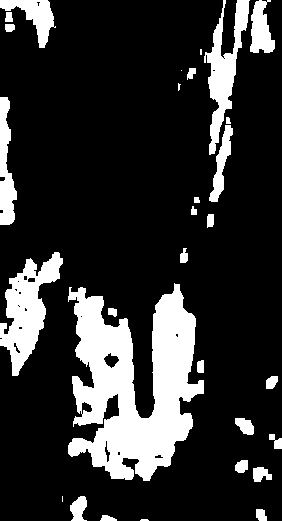
#> input picture data/abscess/raw/lesion_segmented/lesion_mask_L11_clahe_sigmoid.png, 282 x 521 px; its folder holds only this picture in this run
$ python lesion_postprocess.py
#> lines starting #> are read from the running program, lines starting #| are printed output that depends on the picture; after the words box and inside, x2 and y2 are one past the last pixel; in counts of white or black regions, pixels touching at a corner belong together
"""
lesion_postprocess.py
─────────────────────
Post-processes the lesion masks generated by lesion_segmentation.py.
It ensures the lesion is a single continuous white area, fills small black holes,
and removes isolated white regions outside the main lesion.

Input  : lesion_mask_*.png from data/abscess/raw/lesion_segmented/
Output : lesion_mask_*.png into data/abscess/raw/lesion_postprocessed/
"""

import os
import sys
import cv2
import numpy as np
from skimage.segmentation import morphological_chan_vese

sys.path.append(os.path.dirname(os.path.abspath(__file__)))
from tooth_orientation import get_tooth_midpoints_and_axis

# ─────────────────────────────────────────────────────────────────────────────
# Configuration
# ─────────────────────────────────────────────────────────────────────────────
INPUT_DIR  = '../../../data/abscess/raw/lesion_segmented'
OUTPUT_DIR = '../../../data/abscess/raw/lesion_postprocessed'
CROUN_CROP_DIR = '../../../data/abscess/raw/croun_crops'
DEBUG_DIR = os.path.join(OUTPUT_DIR, 'debug')

os.makedirs(OUTPUT_DIR, exist_ok=True)
os.makedirs(DEBUG_DIR, exist_ok=True)

# ── Candidate scoring weights ───────────────────────────────────────────────
# Which connected component (of the post-closing binary mask) is "the lesion"?
# Empirically tuned against 57 hand-corrected ground-truth masks. Area stays
# the dominant term (as it effectively was under the old "largest component"
# rule, which does get it right most of the time): a *strong* position prior
# was tried first (W_POSITION=0.55, zone sigma matched to the GT centroid
# std) and made results WORSE (mean Dice dropped from the 0.549 baseline to
# 0.486) — the true lesion's position varies enormously across this dataset
# (normalized y ranges from 0.07 to 0.77 of crop height, since crops always
# extend to the image's bottom edge regardless of how much extra jawbone that
# includes below the root), so a confident global center-prior mainly ends up
# preferring small, well-centered specks (often PDL/root-canal fragments)
# over the true, possibly off-center lesion blob. Kept as a light tie-break
# (W_POSITION=0.15) it nets positive; the axis-penalty term is what actually
# targets the diagnosed PDL/root-canal-line failure mode (thin components
# aligned with the tooth's own axis).
MIN_COMPONENT_AREA_RATIO = 0.0005   # drop specks below this fraction of crop area
W_AREA          = 0.35
W_COMPACTNESS   = 0.15
W_SOLIDITY      = 0.10
W_BLOBBINESS    = 0.10
W_POSITION      = 0.15
W_AXIS_PENALTY  = 0.25   # SUBTRACTED: penalizes thin components running
                          # parallel to the tooth axis (PDL / root-canal line)

# Periapical-zone prior, in normalized [0,1] crop coordinates (same coordinate
# space FCM's spatial features use). Center is the empirical centroid of all
# 57 corrected ground-truth masks (mean/median ~0.50, 0.50 — i.e. the crop's
# geometric center, not near the bottom as originally assumed). Sigma is
# intentionally tight (matching the observed std) rather than loosened
# further — loosening it to be more "forgiving" was tried and scored worse,
# since position is only meant to be a weak tie-break here, not a wide net.
ZONE_X_DEFAULT   = 0.50
ZONE_Y_DEFAULT   = 0.50
ZONE_SIGMA_X     = 0.15
ZONE_SIGMA_Y     = 0.22
MIN_AXIS_FIT_POINTS = 15   # below this many row-midpoints, distrust the fitted axis

# ── Boundary refinement (Chan-Vese, seeded from the chosen hard mask) ───────
# Chan-Vese fits local mean intensity inside vs. outside the contour, which
# matches how lesion vs. bone differ in these single-channel radiographs
# (GrabCut's color-GMM model has nothing to grab onto here). It's also
# deterministic and directly seedable via init_level_set, unlike GrabCut's
# randomized GMM init.
APPLY_BOUNDARY_REFINEMENT = True
CHANVESE_NUM_ITER  = 12
CHANVESE_SMOOTHING = 1
CHANVESE_LAMBDA1   = 1
CHANVESE_LAMBDA2   = 1


def _estimate_periapical_zone(crop_img, shape):
    """
    Estimate the expected lesion zone as normalized (zx, zy) in [0,1] crop
    coordinates, plus the tooth's long-axis direction if it could be fitted.

    Tries the per-image root axis (tooth_orientation.get_tooth_midpoints_and_axis)
    first, projecting it to the empirically-calibrated target y-ratio; falls
    back to the global empirical center whenever the axis can't be trusted
    (missing crop, blank/near-blank alpha, too few row-midpoints).
    """
    h, w = shape
    midpoints, line_params = None, None
    if crop_img is not None:
        midpoints, line_params, _angle = get_tooth_midpoints_and_axis(
            crop_img, middle_region_ratio=0.6)

    if midpoints and line_params and len(midpoints) >= MIN_AXIS_FIT_POINTS:
        vx, vy, x0, y0 = line_params
        target_y = h * ZONE_Y_DEFAULT
        if abs(vy) > 1e-6:
            zx = x0 + vx * (target_y - y0) / vy
        else:
            zx = x0
        zx_norm = float(np.clip(zx / max(w - 1, 1), 0.0, 1.0))
        return (zx_norm, ZONE_Y_DEFAULT), (vx, vy)

    return (ZONE_X_DEFAULT, ZONE_Y_DEFAULT), None


def _shape_descriptors(component_mask):
    """Compactness / solidity / elongation descriptors for one component mask."""
    contours, _ = cv2.findContours(component_mask, cv2.RETR_EXTERNAL, cv2.CHAIN_APPROX_SIMPLE)
    if not contours:
        return None
    contour = max(contours, key=cv2.contourArea)
    area = cv2.contourArea(contour)
    perimeter = cv2.arcLength(contour, True)
    compactness = min((4 * np.pi * area / (perimeter ** 2)) if perimeter > 1e-6 else 0.0, 1.0)

    if len(contour) >= 3:
        hull = cv2.convexHull(contour)
        hull_area = cv2.contourArea(hull)
        solidity = (area / hull_area) if hull_area > 1e-6 else 1.0
    else:
        solidity = 1.0

    axis_dir = None
    elongation_penalty = 0.0
    if len(contour) >= 2:
        rect = cv2.minAreaRect(contour)
        (rw, rh) = rect[1]
        if max(rw, rh) > 1e-6:
            elongation_penalty = 1.0 - (min(rw, rh) / max(rw, rh))
            box = cv2.boxPoints(rect)
            edge1 = box[1] - box[0]
            edge2 = box[2] - box[1]
            long_edge = edge1 if np.linalg.norm(edge1) >= np.linalg.norm(edge2) else edge2
            norm = np.linalg.norm(long_edge)
            if norm > 1e-6:
                axis_dir = long_edge / norm

    return {
        'area': area, 'perimeter': perimeter, 'compactness': compactness,
        'solidity': solidity, 'elongation_penalty': elongation_penalty,
        'axis_dir': axis_dir,
    }


def _score_candidates(labels, stats, num_labels, zone_norm, tooth_axis_vec, image_shape):
    """Score every connected component and return (winning_label_or_None, scored_list)."""
    h, w = image_shape
    zx, zy = zone_norm[0] * w, zone_norm[1] * h
    sigma_x, sigma_y = ZONE_SIGMA_X * w, ZONE_SIGMA_Y * h
    crop_area = h * w

    def _build_candidates(min_area_ratio):
        cands = []
        for lbl in range(1, num_labels):
            area = stats[lbl, cv2.CC_STAT_AREA]
            if area / crop_area < min_area_ratio:
                continue
            comp_mask = (labels == lbl).astype(np.uint8) * 255
            desc = _shape_descriptors(comp_mask)
            if desc is None:
                continue
            cx = stats[lbl, cv2.CC_STAT_LEFT] + stats[lbl, cv2.CC_STAT_WIDTH] / 2.0
            cy = stats[lbl, cv2.CC_STAT_TOP]  + stats[lbl, cv2.CC_STAT_HEIGHT] / 2.0
            cands.append((lbl, area, desc, cx, cy))
        return cands

    raw_candidates = _build_candidates(MIN_COMPONENT_AREA_RATIO)
    if not raw_candidates:
        # Every component was tiny — never discard the only real region just
        # because it's small; fall back to an unfiltered pass.
        raw_candidates = _build_candidates(0.0)
    if not raw_candidates:
        return None, []

    max_area = max(c[1] for c in raw_candidates)
    scored = []
    for lbl, area, desc, cx, cy in raw_candidates:
        # Linear ratio to the biggest candidate. A sub-linear (sqrt) ratio
        # combined with a higher W_POSITION was tried, specifically to fix
        # cases like L11 where the true lesion is correctly isolated as its
        # own (smaller) component but a larger unrelated trabecular-bone
        # blob elsewhere still wins on raw size — that fixed L11-style cases
        # individually, but net-regressed the full 57-sample aggregate
        # (Dice 0.564 -> 0.490), because on most other samples "biggest" is
        # actually the right call and a stronger position pull increases the
        # rate of picking wrong small blobs. Left as linear + a light
        # position tie-break, which scored best overall.
        area_score = area / max_area if max_area > 0 else 0.0
        pos_dist_sq = ((cx - zx) ** 2) / (2 * sigma_x ** 2) + ((cy - zy) ** 2) / (2 * sigma_y ** 2)
        position_score = np.exp(-pos_dist_sq)

        alignment = 0.0
        if tooth_axis_vec is not None and desc['axis_dir'] is not None:
            tv = np.array(tooth_axis_vec, dtype=np.float64)
            tv_norm = np.linalg.norm(tv)
            if tv_norm > 1e-9:
                tv = tv / tv_norm
                alignment = abs(float(np.dot(tv, desc['axis_dir'])))

        axis_penalty_term = desc['elongation_penalty'] * alignment

        total = (W_AREA * area_score
                 + W_COMPACTNESS * desc['compactness']
                 + W_SOLIDITY * desc['solidity']
                 + W_BLOBBINESS * (1 - desc['elongation_penalty'])
                 + W_POSITION * position_score
                 - W_AXIS_PENALTY * axis_penalty_term)

        scored.append({
            'label': lbl, 'area': area, 'compactness': desc['compactness'],
            'solidity': desc['solidity'], 'elongation_penalty': desc['elongation_penalty'],
            'alignment': alignment, 'position_score': position_score,
            'total_score': total, 'centroid': (cx, cy),
        })

    best = max(scored, key=lambda c: c['total_score'])
    return best['label'], scored


def _refine_boundary(hard_mask, crop_img):
    """Snap the hard mask's boundary to the local intensity contrast via
    Chan-Vese, seeded from the mask itself. Reverts to the input mask if
    refinement empties it out or crop_img is unavailable."""
    if crop_img is None or not hard_mask.any():
        return hard_mask

    if len(crop_img.shape) == 3 and crop_img.shape[2] == 4:
        alpha = crop_img[:, :, 3]
        gray = cv2.cvtColor(crop_img[:, :, :3], cv2.COLOR_BGR2GRAY)
    elif len(crop_img.shape) == 3:
        alpha = None
        gray = cv2.cvtColor(crop_img, cv2.COLOR_BGR2GRAY)
    else:
        alpha = None
        gray = crop_img

    if gray.shape != hard_mask.shape:
        gray = cv2.resize(gray, (hard_mask.shape[1], hard_mask.shape[0]))
        if alpha is not None:
            alpha = cv2.resize(alpha, (hard_mask.shape[1], hard_mask.shape[0]),
                                interpolation=cv2.INTER_NEAREST)

    image_float = gray.astype(np.float64) / 255.0
    init_ls = hard_mask > 127

    refined = morphological_chan_vese(
        image_float, num_iter=CHANVESE_NUM_ITER, init_level_set=init_ls,
        smoothing=CHANVESE_SMOOTHING, lambda1=CHANVESE_LAMBDA1, lambda2=CHANVESE_LAMBDA2
    )
    refined_mask = (refined > 0).astype(np.uint8) * 255

    if alpha is not None:
        refined_mask[alpha == 0] = 0

    # Active contours can fragment or leave holes — re-collapse to the
    # largest resulting component and fill holes, same technique as above.
    n2, lbl2, stats2, _ = cv2.connectedComponentsWithStats(refined_mask, connectivity=8)
    if n2 > 1:
        best2 = 1 + np.argmax(stats2[1:, cv2.CC_STAT_AREA])
        refined_mask = (lbl2 == best2).astype(np.uint8) * 255
        contours2, _ = cv2.findContours(refined_mask, cv2.RETR_EXTERNAL, cv2.CHAIN_APPROX_SIMPLE)
        filled2 = np.zeros_like(refined_mask)
        if contours2:
            cv2.drawContours(filled2, contours2, -1, 255, thickness=cv2.FILLED)
        refined_mask = filled2
    else:
        refined_mask = hard_mask   # refinement wiped everything out — keep prior mask

    return refined_mask


def _save_candidate_debug_image(labels, num_labels, scored, zone_norm, tooth_axis_vec,
                                 crop_img, image_shape, winning_label, out_path):
    """Debug visualization: each component tinted, scores annotated, zone/axis
    drawn, winner outlined in green."""
    h, w = image_shape
    if crop_img is not None:
        if len(crop_img.shape) == 3 and crop_img.shape[2] == 4:
            gray = cv2.cvtColor(crop_img[:, :, :3], cv2.COLOR_BGR2GRAY)
        elif len(crop_img.shape) == 3:
            gray = cv2.cvtColor(crop_img, cv2.COLOR_BGR2GRAY)
        else:
            gray = crop_img
        if gray.shape != (h, w):
            gray = cv2.resize(gray, (w, h))
        vis = cv2.cvtColor(gray, cv2.COLOR_GRAY2BGR)
    else:
        vis = np.zeros((h, w, 3), dtype=np.uint8)

    rng = np.random.default_rng(0)
    for lbl in range(1, num_labels):
        color = tuple(int(c) for c in rng.integers(60, 255, size=3))
        vis[labels == lbl] = (vis[labels == lbl] * 0.4 + np.array(color) * 0.6).astype(np.uint8)

    zx, zy = int(zone_norm[0] * w), int(zone_norm[1] * h)
    cv2.drawMarker(vis, (zx, zy), (0, 255, 255), cv2.MARKER_CROSS, 20, 2)
    if tooth_axis_vec is not None:
        vx, vy = tooth_axis_vec
        p1 = (int(zx - vx * h), int(zy - vy * h))
        p2 = (int(zx + vx * h), int(zy + vy * h))
        cv2.line(vis, p1, p2, (255, 0, 255), 1)

    for s in scored:
        cx, cy = int(s['centroid'][0]), int(s['centroid'][1])
        txt = f"{s['total_score']:.2f}"
        color = (0, 255, 0) if s['label'] == winning_label else (200, 200, 200)
        cv2.putText(vis, txt, (cx - 15, cy), cv2.FONT_HERSHEY_SIMPLEX, 0.4, color, 1)

    if winning_label is not None:
        winner_mask = (labels == winning_label).astype(np.uint8) * 255
        contours, _ = cv2.findContours(winner_mask, cv2.RETR_EXTERNAL, cv2.CHAIN_APPROX_SIMPLE)
        cv2.drawContours(vis, contours, -1, (0, 255, 0), 2)

    cv2.imwrite(out_path, vis)


def postprocess_mask(mask_path: str, filename: str) -> None:
#> called with filename = 'lesion_mask_L11_clahe_sigmoid.png'
    print(f"\nProcessing: {filename}")

    # Read the binary mask (grayscale)
    lesion_mask = cv2.imread(mask_path, cv2.IMREAD_GRAYSCALE)
#> lesion_mask: shape (521, 282); 18.6% white; 30 white regions (5 under 20 px), largest, box (x1, y1, x2, y2) and area: (68, 283, 204, 481) 15293, (0, 252, 63, 376) 3521, (204, 0, 250, 155) 2552
    if lesion_mask is None:
        print(f"  [WARN] Could not read {mask_path} — skipping.")
        return

    # Ensure it's strictly binary
    _, lesion_mask = cv2.threshold(lesion_mask, 127, 255, cv2.THRESH_BINARY)

    # ── Post-processing to create a single continuous region ──────────────────
    # 1. Fill small black holes inside the lesion (Morphological Closing)
    kernel = cv2.getStructuringElement(cv2.MORPH_ELLIPSE, (5, 5))
    lesion_mask = cv2.morphologyEx(lesion_mask, cv2.MORPH_CLOSE, kernel, iterations=3)
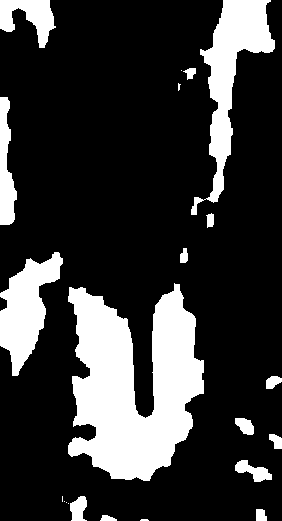
#> lesion_mask: shape (521, 282); 21.3% white; 22 white regions (7 under 20 px), largest, box (x1, y1, x2, y2) and area: (68, 283, 204, 481) 17127, (191, 0, 275, 215) 5626, (0, 252, 63, 376) 3931

    # Load the matching croun_crop once — needed for zone/axis estimation,
    # boundary refinement, AND the final overlay (reused for all three).
    orig_filename = filename.replace("lesion_mask_", "")
    orig_path = os.path.join(CROUN_CROP_DIR, orig_filename)
    crop_img = cv2.imread(orig_path, cv2.IMREAD_UNCHANGED) if os.path.exists(orig_path) else None

    zone_norm, axis_vec = _estimate_periapical_zone(crop_img, lesion_mask.shape)

    # 2. Pick the lesion candidate via shape + position scoring instead of
    #    blindly taking the largest connected component (see W_* weights above).
    num_labels, labels, stats, _centroids = cv2.connectedComponentsWithStats(lesion_mask, connectivity=8)
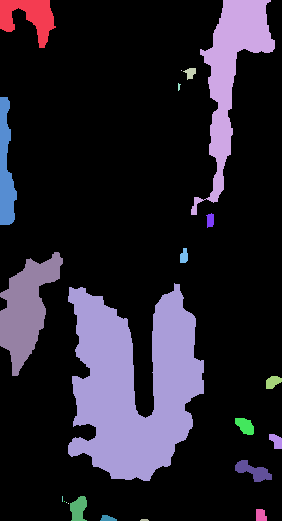
#> labels: shape (521, 282) int32; 23 distinct labels, from 0 to 22; one colour per label, 0 black
#> num_labels = 23; stats = 23 rows, first 6: [0, 0, 282, 521, 115675], [0, 0, 56, 48, 1428], [191, 0, 84, 215, 5626], [183, 68, 13, 12, 92], [181, 70, 1, 1, 1], [178, 83, 3, 8, 15]
    if num_labels > 1:
        winning_label, scored = _score_candidates(
            labels, stats, num_labels, zone_norm, axis_vec, lesion_mask.shape)
#> winning_label = 10; scored = 14 items
        lesion_mask = ((labels == winning_label).astype(np.uint8) * 255
                       if winning_label is not None else np.zeros_like(lesion_mask))
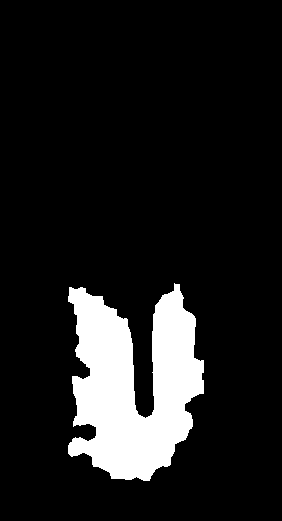
#> lesion_mask: shape (521, 282); 11.7% white; 1 white region
    else:
        lesion_mask = np.zeros_like(lesion_mask)
        winning_label, scored = None, []

    # 3. Fill any remaining holes inside the chosen component
    # cv2.RETR_EXTERNAL only retrieves the extreme outer contours.
    contours, _ = cv2.findContours(lesion_mask, cv2.RETR_EXTERNAL, cv2.CHAIN_APPROX_SIMPLE)
#> contours = 1 contour; box (x1, y1, x2, y2) and area: (68, 283, 204, 481) 16678
    lesion_mask_filled = np.zeros_like(lesion_mask)
    if contours:
        cv2.drawContours(lesion_mask_filled, contours, -1, 255, thickness=cv2.FILLED)
    lesion_mask = lesion_mask_filled

    # Debug artifacts (kept in a subfolder so restore_lesion_masks.py's
    # unfiltered directory listing never mistakes these for real masks)
    if num_labels > 1:
        _save_candidate_debug_image(
            labels, num_labels, scored, zone_norm, axis_vec, crop_img,
            lesion_mask.shape, winning_label,
            os.path.join(DEBUG_DIR, f"candidates_{filename}"))
#> after the loop in _save_candidate_debug_image, `for lbl in range(1, num_labels):`:
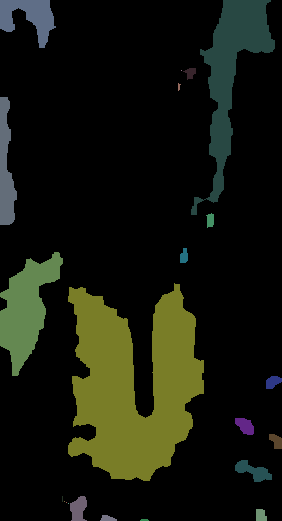
#> vis: shape (521, 282, 3); mean of channels 0, 1, 2 13, 24.1, 21.1; drawn as B, G, R
#> in _save_candidate_debug_image, `cv2.drawMarker(vis, (zx, zy), (0, 255, 255), cv2.MARKER_CROSS, 20, 2)`:
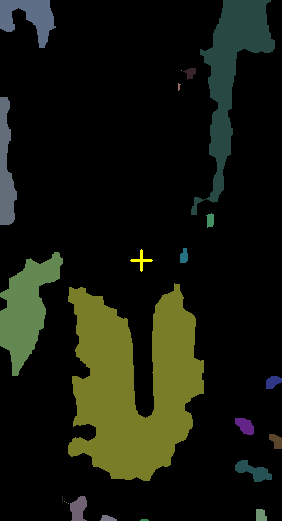
#> vis: shape (521, 282, 3); 0.08% of pixels changed, all inside (x1, y1, x2, y2) = (130, 249, 153, 272); drawn as B, G, R
#> the loop in _save_candidate_debug_image, `for s in scored:` made 14 passes
#> (cx, cy, txt, color) on passes 1 to 8: (28, 24, '0.22', (200, 200, 200)), (233, 107, '0.23', (200, 200, 200)), (189, 74, '0.26', (200, 200, 200)), (8, 161, '0.15', (200, 200, 200)), (210, 220, '0.27', (200, 200, 200)), (184, 255, '0.33', (200, 200, 200)), (31, 314, '0.26', (200, 200, 200)), (136, 382, '0.61', (0, 255, 0))
#> after the loop in _save_candidate_debug_image, `for s in scored:`:
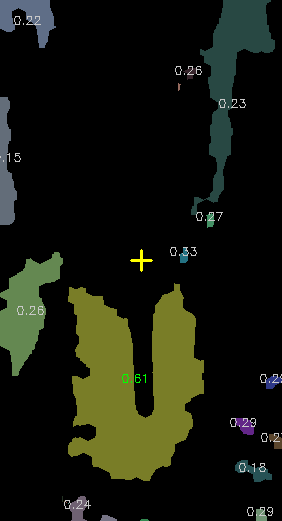
#> vis: shape (521, 282, 3); 0.6% of pixels changed, all inside (x1, y1, x2, y2) = (0, 16, 282, 516); drawn as B, G, R
#> in _save_candidate_debug_image, `cv2.drawContours(vis, contours, -1, (0, 255, 0), 2)`:
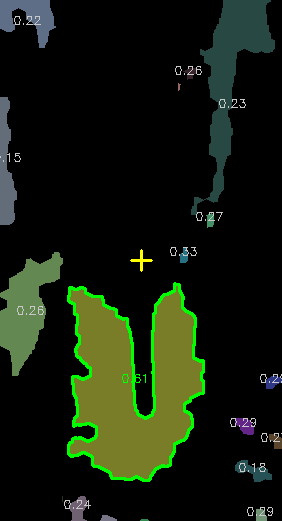
#> vis: shape (521, 282, 3); 2.11% of pixels changed, all inside (x1, y1, x2, y2) = (67, 282, 205, 482); drawn as B, G, R

    # 4. Boundary refinement — snap the chosen component's edge to local
    #    intensity contrast instead of keeping FCM's jagged hard-threshold edge.
    if APPLY_BOUNDARY_REFINEMENT:
        lesion_mask = _refine_boundary(lesion_mask, crop_img)

    # ── Save output mask ──────────────────────────────────────────────────────
    mask_out_path = os.path.join(OUTPUT_DIR, filename)
    cv2.imwrite(mask_out_path, lesion_mask)
    print(f"  -> Post-processed mask saved: {mask_out_path}")

    # ── Generate overlay if possible ──────────────────────────────────────────
    if crop_img is not None:
        # Convert to grayscale to build BGR overlay
        if len(crop_img.shape) == 2:
            gray_image = crop_img
        elif crop_img.shape[2] == 4:
            gray_image = cv2.cvtColor(crop_img[:, :, :3], cv2.COLOR_BGR2GRAY)
        else:
            gray_image = cv2.cvtColor(crop_img, cv2.COLOR_BGR2GRAY)

        overlay = cv2.cvtColor(gray_image, cv2.COLOR_GRAY2BGR)
        # Draw lesion region in bright yellow
        overlay[lesion_mask == 255] = [255, 255, 0] # BGR

        overlay_out_path = os.path.join(OUTPUT_DIR, f"overlay_{orig_filename}")
        cv2.imwrite(overlay_out_path, overlay)
        print(f"  -> Overlay saved: {overlay_out_path}")

if __name__ == '__main__':
    print("=" * 65)
    print("  Lesion Post-Processing (Hole Filling & Isolated Region Removal)")
    print("=" * 65)
    print(f"  Input  directory : {INPUT_DIR}")
    print(f"  Output directory : {OUTPUT_DIR}")
    print("=" * 65)

    supported_exts = ('.png', '.jpg', '.jpeg')

    # Process only the lesion masks
    files = [
        f for f in os.listdir(INPUT_DIR)
        if f.lower().startswith('lesion_mask_') and f.lower().endswith(supported_exts)
    ]

    if not files:
        print(f"\n[ERROR] No 'lesion_mask_*' images found in:\n  {INPUT_DIR}")
        print("        Run lesion_segmentation.py first.")
    else:
        print(f"\nFound {len(files)} mask(s) to process.\n")
        for filename in sorted(files):
            mask_path = os.path.join(INPUT_DIR, filename)
            postprocess_mask(mask_path, filename)

    print("\n" + "=" * 65)
    print("  Post-processing complete!")
    print("=" * 65)

$ run again, on data/abscess/raw/lesion_segmented/lesion_mask_L25_clahe_sigmoid.png
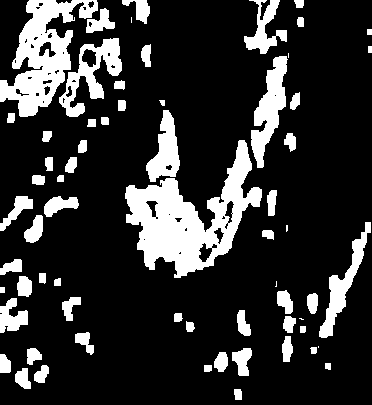
#> input picture data/abscess/raw/lesion_segmented/lesion_mask_L25_clahe_sigmoid.png, 372 x 405 px
#> in postprocess_mask, `num_labels, labels, stats, _centroids = cv2.connectedComponentsWithSta..`:
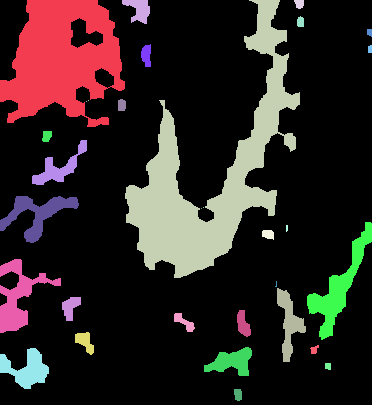
#> labels: shape (405, 372) int32; 32 distinct labels, from 0 to 31; one colour per label, 0 black
#> num_labels = 32; stats = 32 rows, first 6: [0, 0, 372, 405, 115588], [0, 0, 125, 127, 9932], [122, 0, 28, 24, 391], [125, 0, 175, 278, 14488], [294, 0, 10, 9, 71], [297, 16, 7, 11, 67]
#> winning_label = 3; scored = 19 items
#> in postprocess_mask, `contours, _ = cv2.findContours(lesion_mask, cv2.RETR_EXTERNAL, cv2.CHA..`: contours = 1 contour; box (x1, y1, x2, y2) and area: (125, 0, 300, 278) 13872
#> the loop in _save_candidate_debug_image, `for s in scored:` made 19 passes
#> (cx, cy, txt, color) on passes 1 to 8: (62, 63, '0.47', (200, 200, 200)), (136, 12, '0.23', (200, 200, 200)), (212, 139, '0.56', (0, 255, 0)), (146, 55, '0.25', (200, 200, 200)), (122, 105, '0.32', (200, 200, 200)), (47, 136, '0.30', (200, 200, 200)), (59, 162, '0.16', (200, 200, 200)), (39, 219, '0.18', (200, 200, 200))
#> in _save_candidate_debug_image, `cv2.drawContours(vis, contours, -1, (0, 255, 0), 2)`:
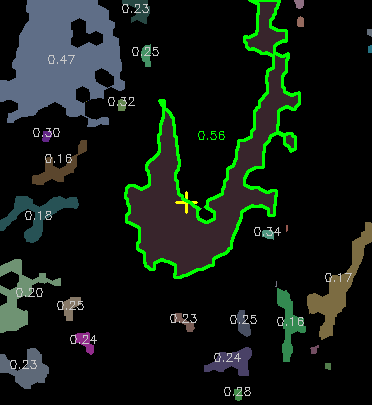
#> vis: shape (405, 372, 3); mean of channels 0, 1, 2 20, 26.1, 18.4; drawn as B, G, R
